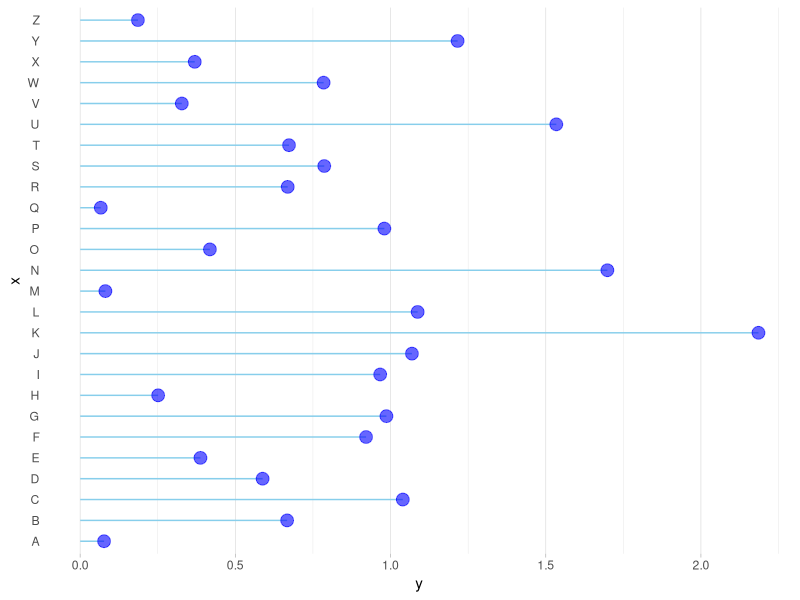

The R script that drew this image:
# Libraries
library(ggplot2)

# Create data
data <- data.frame(
  x=LETTERS[1:26],
  y=abs(rnorm(26))
)

# Horizontal version
ggplot(data, aes(x=x, y=y)) +
  geom_segment( aes(x=x, xend=x, y=0, yend=y), color="skyblue") +
  geom_point( color="blue", size=4, alpha=0.6) +
  theme_light() +
  coord_flip() +
  theme(
    panel.grid.major.y = element_blank(),
    panel.border = element_blank(),
    axis.ticks.y = element_blank()
  )
